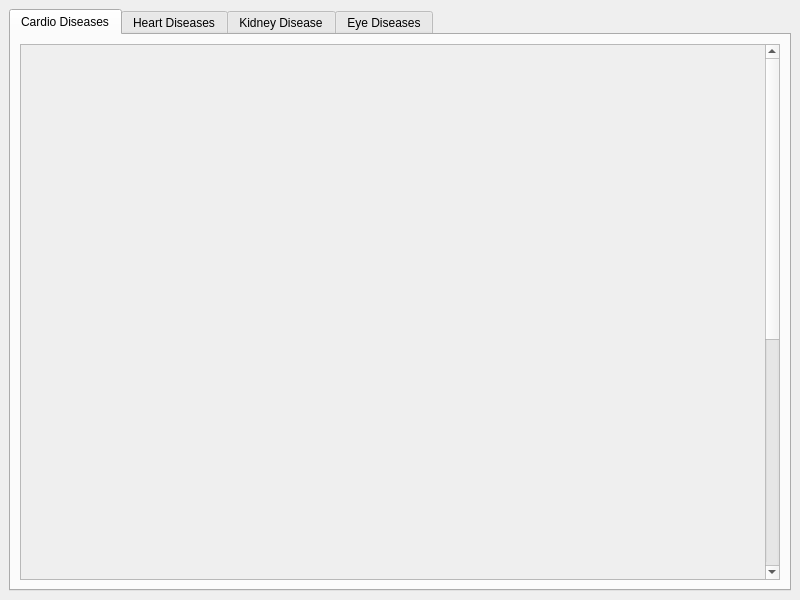
<?xml version="1.0" encoding="UTF-8"?>
<ui version="4.0">
 <class>MainWindow</class>
 <widget class="QMainWindow" name="MainWindow">
  <property name="geometry">
   <rect>
    <x>0</x>
    <y>0</y>
    <width>800</width>
    <height>600</height>
   </rect>
  </property>
  <property name="windowTitle">
   <string>MainWindow</string>
  </property>
  <widget class="QWidget" name="centralwidget">
   <layout class="QVBoxLayout" name="verticalLayout">
    <item>
     <widget class="QTabWidget" name="tabWidget">
      <property name="currentIndex">
       <number>0</number>
      </property>
      <widget class="QWidget" name="tab_cardio">
       <attribute name="title">
        <string>Cardio Diseases</string>
       </attribute>
       <layout class="QVBoxLayout" name="verticalLayout_2">
        <item>
         <widget class="QScrollArea" name="scrollArea">
          <property name="widgetResizable">
           <bool>true</bool>
          </property>
          <widget class="QWidget" name="scrollAreaWidgetContents">
           <property name="geometry">
            <rect>
             <x>0</x>
             <y>0</y>
             <width>744</width>
             <height>970</height>
            </rect>
           </property>
           <layout class="QVBoxLayout" name="verticalLayout_3">
            <item>
             <widget class="QLabel" name="label">
              <property name="text">
               <string/>
              </property>
             </widget>
            </item>
            <item>
             <widget class="PlotWidget" name="graph_cardio" native="true">
              <property name="sizePolicy">
               <sizepolicy hsizetype="Preferred" vsizetype="Fixed">
                <horstretch>0</horstretch>
                <verstretch>0</verstretch>
               </sizepolicy>
              </property>
              <property name="minimumSize">
               <size>
                <width>0</width>
                <height>500</height>
               </size>
              </property>
             </widget>
            </item>
            <item>
             <widget class="QLabel" name="label_2">
              <property name="text">
               <string>Heart diseases percentage by gender</string>
              </property>
             </widget>
            </item>
            <item>
             <widget class="PlotWidget" name="graph_cardio_gender" native="true">
              <property name="sizePolicy">
               <sizepolicy hsizetype="Preferred" vsizetype="Fixed">
                <horstretch>0</horstretch>
                <verstretch>0</verstretch>
               </sizepolicy>
              </property>
              <property name="minimumSize">
               <size>
                <width>0</width>
                <height>400</height>
               </size>
              </property>
             </widget>
            </item>
           </layout>
          </widget>
         </widget>
        </item>
       </layout>
      </widget>
      <widget class="QWidget" name="tab_heart">
       <attribute name="title">
        <string>Heart Diseases</string>
       </attribute>
      </widget>
      <widget class="QWidget" name="tab_kidney">
       <attribute name="title">
        <string>Kidney Disease</string>
       </attribute>
      </widget>
      <widget class="QWidget" name="tab_eye">
       <attribute name="title">
        <string>Eye Diseases</string>
       </attribute>
      </widget>
     </widget>
    </item>
   </layout>
  </widget>
 </widget>
 <customwidgets>
  <customwidget>
   <class>PlotWidget</class>
   <extends>QWidget</extends>
   <header>pyqtgraph</header>
   <container>1</container>
  </customwidget>
 </customwidgets>
 <resources/>
 <connections/>
</ui>
